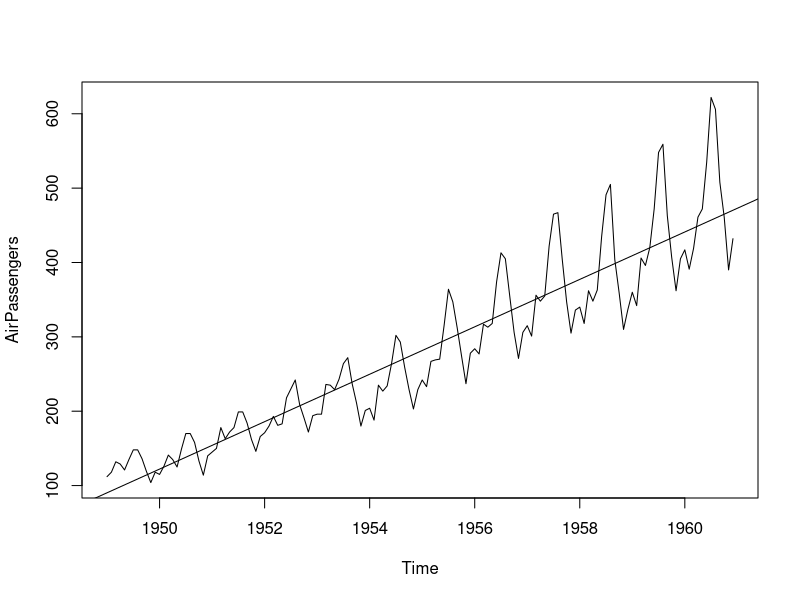
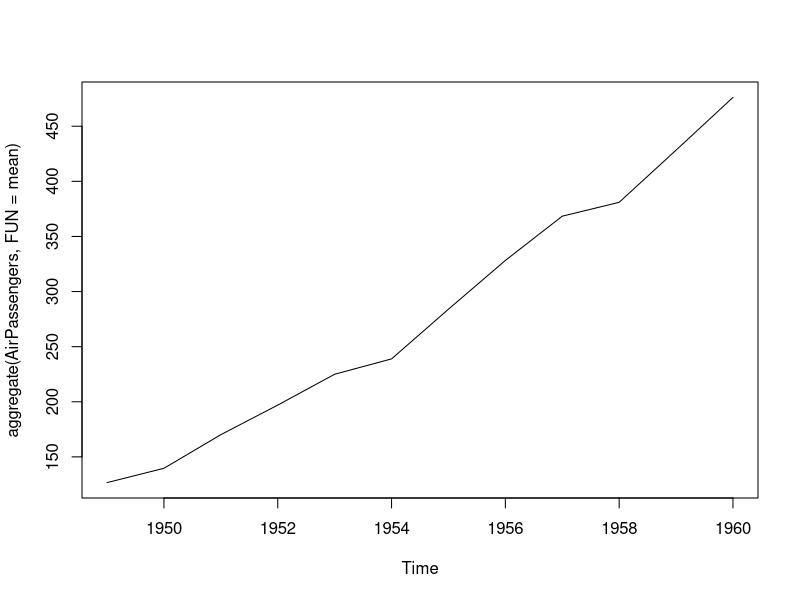
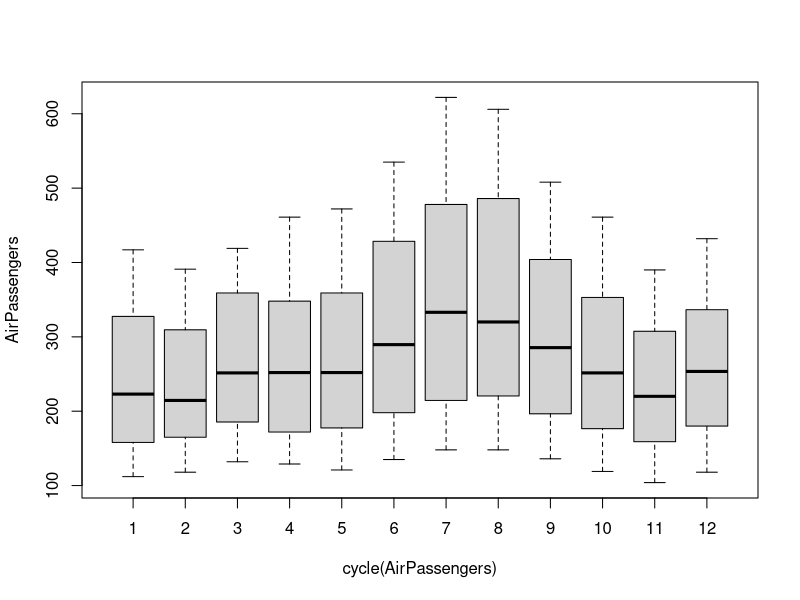
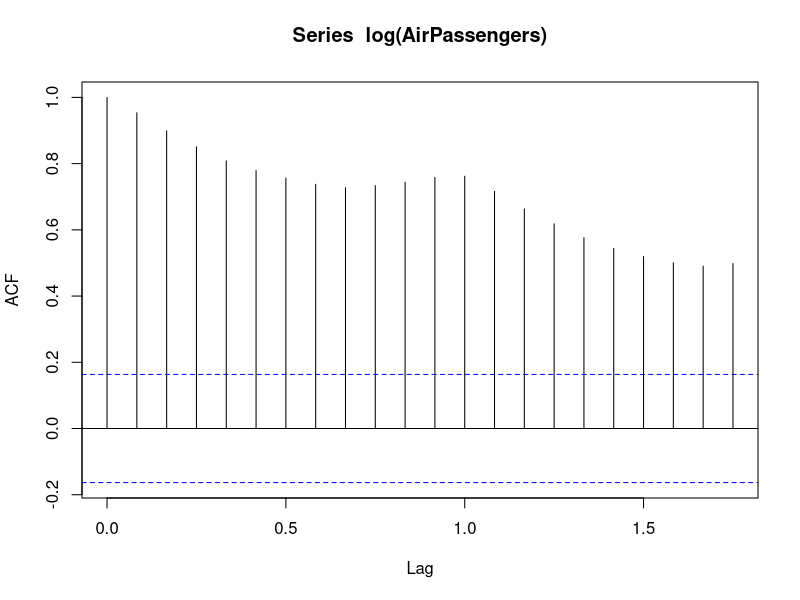
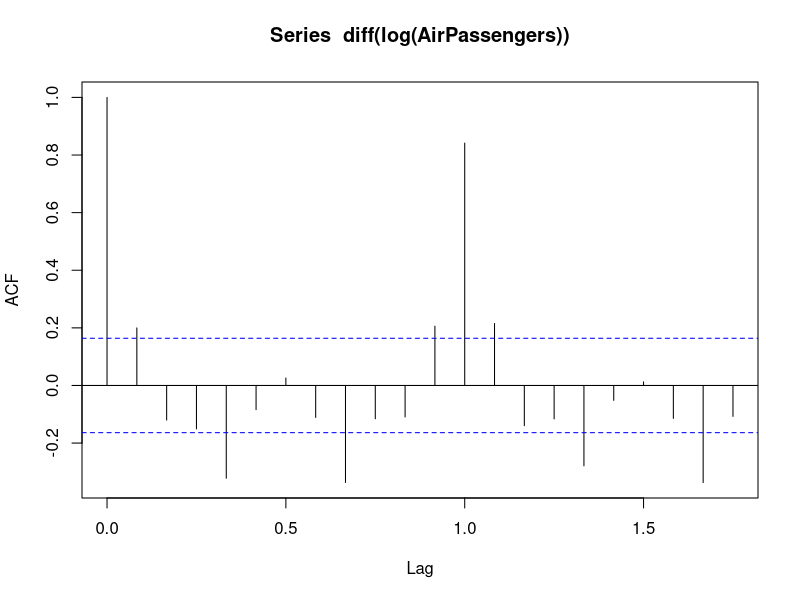
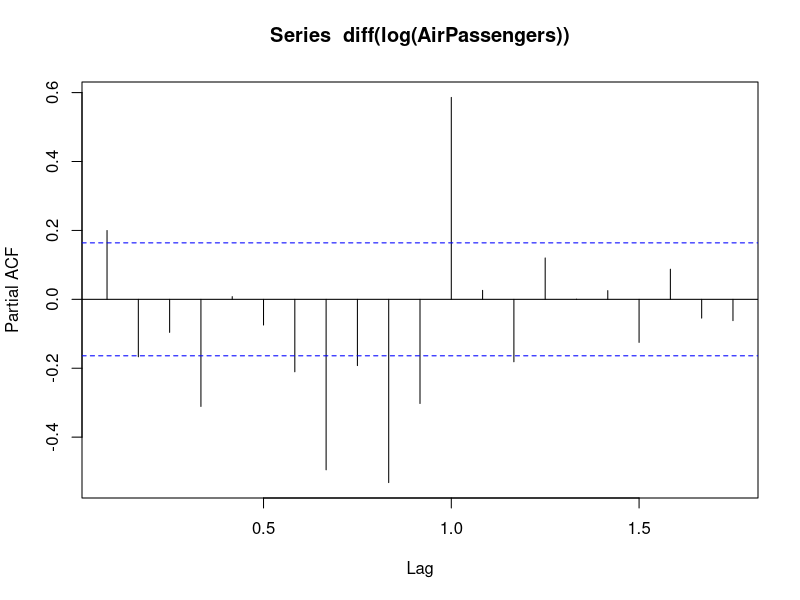
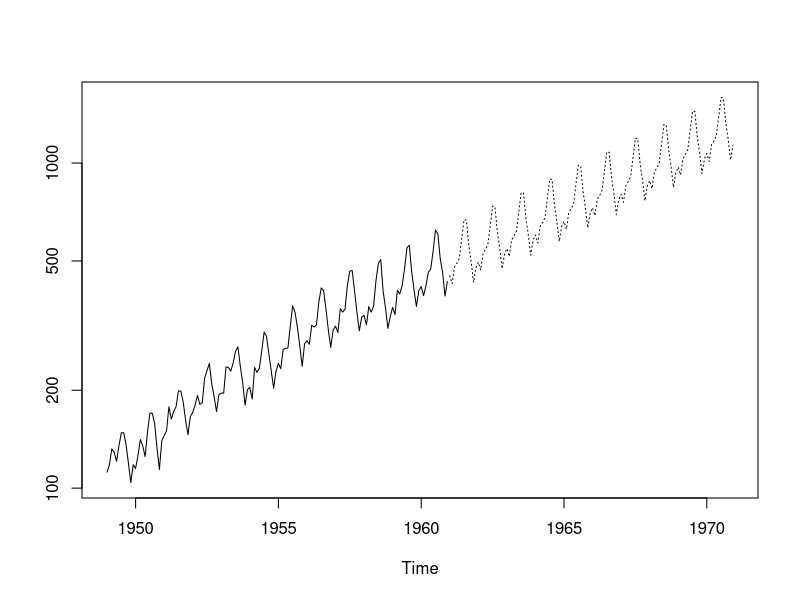
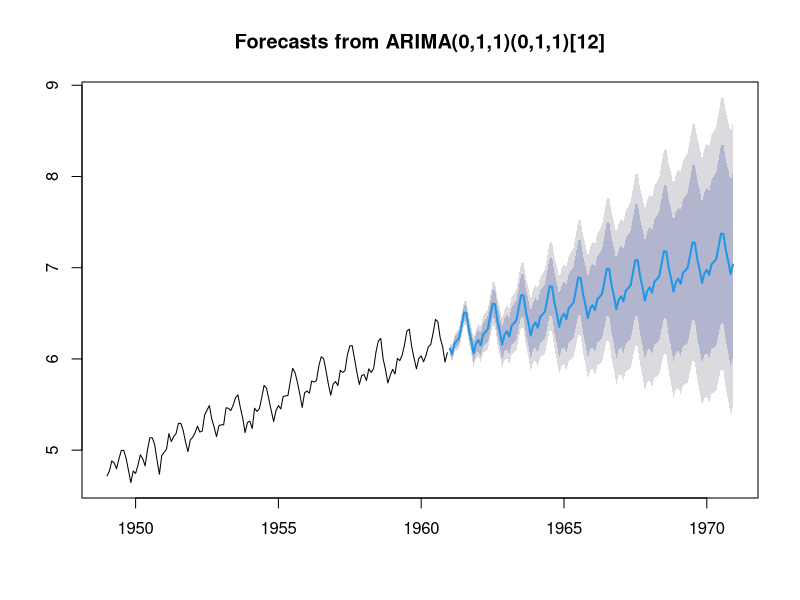

Reproduce these figures in R, in order.
library(readr)
library(dplyr)
library(ggplot2)
library(tidyr)
library(forecast)
library(datasets)
library(tseries)

data(AirPassengers)

class(AirPassengers)

start(AirPassengers)

end(AirPassengers)

frequency(AirPassengers)    

summary(AirPassengers)

plot(AirPassengers)

abline(reg=lm(AirPassengers~time(AirPassengers)))

cycle(AirPassengers)

plot(aggregate(AirPassengers,FUN=mean))

boxplot(AirPassengers~cycle(AirPassengers))

adf.test(diff(log(AirPassengers)), alternative="stationary", k=0)

acf(log(AirPassengers))

acf(diff(log(AirPassengers)))

pacf(diff(log(AirPassengers)))

fit <- arima(log(AirPassengers), c(0, 1, 1),seasonal = list(order = c(0, 1, 1), period = 12))

pred <- predict(fit, n.ahead = 10*12)

ts.plot(AirPassengers,2.718^pred$pred, log = "y", lty = c(1,3))




m<- auto.arima(log(AirPassengers), trace = TRUE)
forecasted <- forecast(m, h = 120)
plot(forecasted)
print(forecasted)

